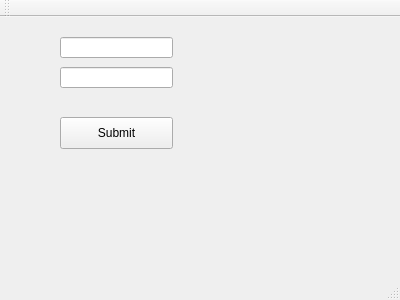
<?xml version="1.0" encoding="UTF-8"?>
<ui version="4.0">
 <class>MainWindow</class>
 <widget class="QMainWindow" name="MainWindow">
  <property name="geometry">
   <rect>
    <x>0</x>
    <y>0</y>
    <width>400</width>
    <height>300</height>
   </rect>
  </property>
  <property name="windowTitle">
   <string>MainWindow</string>
  </property>
  <widget class="QWidget" name="centralWidget">
   <widget class="QPushButton" name="btnSubmit">
    <property name="geometry">
     <rect>
      <x>60</x>
      <y>100</y>
      <width>113</width>
      <height>32</height>
     </rect>
    </property>
    <property name="text">
     <string>Submit</string>
    </property>
   </widget>
   <widget class="QLineEdit" name="LEItem1">
    <property name="geometry">
     <rect>
      <x>60</x>
      <y>20</y>
      <width>113</width>
      <height>21</height>
     </rect>
    </property>
   </widget>
   <widget class="QLineEdit" name="LEItem2">
    <property name="geometry">
     <rect>
      <x>60</x>
      <y>50</y>
      <width>113</width>
      <height>21</height>
     </rect>
    </property>
   </widget>
  </widget>
  <widget class="QMenuBar" name="menuBar">
   <property name="geometry">
    <rect>
     <x>0</x>
     <y>0</y>
     <width>400</width>
     <height>22</height>
    </rect>
   </property>
  </widget>
  <widget class="QToolBar" name="mainToolBar">
   <attribute name="toolBarArea">
    <enum>TopToolBarArea</enum>
   </attribute>
   <attribute name="toolBarBreak">
    <bool>false</bool>
   </attribute>
  </widget>
  <widget class="QStatusBar" name="statusBar"/>
 </widget>
 <layoutdefault spacing="6" margin="11"/>
 <resources/>
 <connections/>
</ui>
